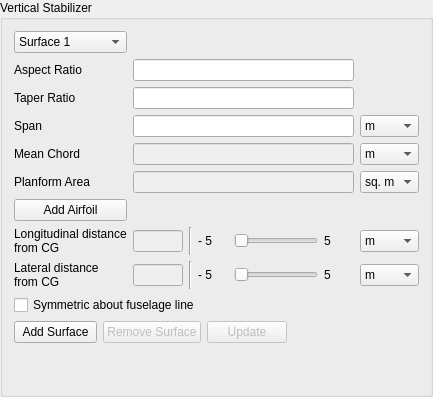
             <widget class="QGroupBox" name="groupBox_10">
              <property name="title">
               <string>Vertical Stabilizer</string>
              </property>
              <layout class="QVBoxLayout" name="verticalLayout_25">
               <item>
                <layout class="QGridLayout" name="gridLayout_16">
                 <item row="7" column="2">
                  <widget class="QComboBox" name="vert_long_dist_m_comb">
                   <item>
                    <property name="text">
                     <string>m</string>
                    </property>
                   </item>
                   <item>
                    <property name="text">
                     <string>ft</string>
                    </property>
                   </item>
                  </widget>
                 </item>
                 <item row="4" column="0">
                  <widget class="QLabel" name="label_65">
                   <property name="text">
                    <string>Mean Chord</string>
                   </property>
                  </widget>
                 </item>
                 <item row="4" column="2">
                  <widget class="QComboBox" name="vert_chord_m_comb">
                   <item>
                    <property name="text">
                     <string>m</string>
                    </property>
                   </item>
                   <item>
                    <property name="text">
                     <string>ft</string>
                    </property>
                   </item>
                  </widget>
                 </item>
                 <item row="1" column="1">
                  <widget class="QLineEdit" name="vert_aspect_ratio_inp"/>
                 </item>
                 <item row="2" column="0">
                  <widget class="QLabel" name="label_60">
                   <property name="text">
                    <string>Taper Ratio</string>
                   </property>
                  </widget>
                 </item>
                 <item row="3" column="1">
                  <widget class="QLineEdit" name="vert_span_inp"/>
                 </item>
                 <item row="2" column="1">
                  <widget class="QLineEdit" name="vert_taper_ratio_inp"/>
                 </item>
                 <item row="8" column="1">
                  <layout class="QHBoxLayout" name="horizontalLayout_22">
                   <item>
                    <widget class="QLineEdit" name="vert_lat_dist_out">
                     <property name="enabled">
                      <bool>false</bool>
                     </property>
                     <property name="maximumSize">
                      <size>
                       <width>50</width>
                       <height>16777215</height>
                      </size>
                     </property>
                    </widget>
                   </item>
                   <item>
                    <widget class="Line" name="line_7">
                     <property name="orientation">
                      <enum>Qt::Vertical</enum>
                     </property>
                    </widget>
                   </item>
                   <item>
                    <widget class="QLabel" name="vert_lat_dist_min_lab">
                     <property name="minimumSize">
                      <size>
                       <width>30</width>
                       <height>0</height>
                      </size>
                     </property>
                     <property name="text">
                      <string>- 5</string>
                     </property>
                    </widget>
                   </item>
                   <item>
                    <widget class="QSlider" name="vert_lat_dist_slider">
                     <property name="minimumSize">
                      <size>
                       <width>30</width>
                       <height>0</height>
                      </size>
                     </property>
                     <property name="orientation">
                      <enum>Qt::Horizontal</enum>
                     </property>
                    </widget>
                   </item>
                   <item>
                    <widget class="QLabel" name="vert_lat_dist_max_lab">
                     <property name="minimumSize">
                      <size>
                       <width>30</width>
                       <height>0</height>
                      </size>
                     </property>
                     <property name="text">
                      <string>5</string>
                     </property>
                    </widget>
                   </item>
                  </layout>
                 </item>
                 <item row="8" column="2">
                  <widget class="QComboBox" name="vert_lat_dist_m_comb">
                   <item>
                    <property name="text">
                     <string>m</string>
                    </property>
                   </item>
                   <item>
                    <property name="text">
                     <string>ft</string>
                    </property>
                   </item>
                  </widget>
                 </item>
                 <item row="3" column="2">
                  <widget class="QComboBox" name="vert_span_m_comb">
                   <item>
                    <property name="text">
                     <string>m</string>
                    </property>
                   </item>
                   <item>
                    <property name="text">
                     <string>ft</string>
                    </property>
                   </item>
                  </widget>
                 </item>
                 <item row="4" column="1">
                  <widget class="QLineEdit" name="vert_chord_out">
                   <property name="enabled">
                    <bool>false</bool>
                   </property>
                  </widget>
                 </item>
                 <item row="1" column="0">
                  <widget class="QLabel" name="label_59">
                   <property name="text">
                    <string>Aspect Ratio</string>
                   </property>
                  </widget>
                 </item>
                 <item row="0" column="0">
                  <widget class="QComboBox" name="vert_surface_comb">
                   <item>
                    <property name="text">
                     <string>Surface 1</string>
                    </property>
                   </item>
                  </widget>
                 </item>
                 <item row="3" column="0">
                  <widget class="QLabel" name="label_53">
                   <property name="text">
                    <string>Span</string>
                   </property>
                  </widget>
                 </item>
                 <item row="5" column="1">
                  <widget class="QLineEdit" name="vert_area_out">
                   <property name="enabled">
                    <bool>false</bool>
                   </property>
                  </widget>
                 </item>
                 <item row="7" column="1">
                  <layout class="QHBoxLayout" name="horizontalLayout_16">
                   <item>
                    <widget class="QLineEdit" name="vert_long_dist_out">
                     <property name="enabled">
                      <bool>false</bool>
                     </property>
                     <property name="maximumSize">
                      <size>
                       <width>50</width>
                       <height>16777215</height>
                      </size>
                     </property>
                    </widget>
                   </item>
                   <item>
                    <widget class="Line" name="line_5">
                     <property name="orientation">
                      <enum>Qt::Vertical</enum>
                     </property>
                    </widget>
                   </item>
                   <item>
                    <widget class="QLabel" name="vert_long_dist_min_lab">
                     <property name="minimumSize">
                      <size>
                       <width>30</width>
                       <height>0</height>
                      </size>
                     </property>
                     <property name="text">
                      <string>- 5</string>
                     </property>
                    </widget>
                   </item>
                   <item>
                    <widget class="QSlider" name="vert_long_dist_slider">
                     <property name="minimumSize">
                      <size>
                       <width>30</width>
                       <height>0</height>
                      </size>
                     </property>
                     <property name="orientation">
                      <enum>Qt::Horizontal</enum>
                     </property>
                    </widget>
                   </item>
                   <item>
                    <widget class="QLabel" name="vert_long_dist_max_lab">
                     <property name="minimumSize">
                      <size>
                       <width>30</width>
                       <height>0</height>
                      </size>
                     </property>
                     <property name="text">
                      <string>5</string>
                     </property>
                    </widget>
                   </item>
                  </layout>
                 </item>
                 <item row="7" column="0">
                  <widget class="QLabel" name="label_63">
                   <property name="text">
                    <string>Longitudinal distance
from CG</string>
                   </property>
                  </widget>
                 </item>
                 <item row="6" column="0">
                  <widget class="QPushButton" name="vert_airfoil_push">
                   <property name="text">
                    <string>Add Airfoil</string>
                   </property>
                  </widget>
                 </item>
                 <item row="5" column="2">
                  <widget class="QComboBox" name="vert_area_sqm_comb">
                   <item>
                    <property name="text">
                     <string>sq. m</string>
                    </property>
                   </item>
                   <item>
                    <property name="text">
                     <string>sq. ft</string>
                    </property>
                   </item>
                  </widget>
                 </item>
                 <item row="8" column="0">
                  <widget class="QLabel" name="label_84">
                   <property name="text">
                    <string>Lateral distance
from CG</string>
                   </property>
                  </widget>
                 </item>
                 <item row="5" column="0">
                  <widget class="QLabel" name="label_71">
                   <property name="text">
                    <string>Planform Area</string>
                   </property>
                  </widget>
                 </item>
                </layout>
               </item>
               <item>
                <widget class="QCheckBox" name="fuse_symmetry_check">
                 <property name="text">
                  <string>Symmetric about fuselage line</string>
                 </property>
                </widget>
               </item>
               <item>
                <layout class="QHBoxLayout" name="horizontalLayout_18">
                 <item>
                  <widget class="QPushButton" name="add_vert_surface_push">
                   <property name="minimumSize">
                    <size>
                     <width>83</width>
                     <height>0</height>
                    </size>
                   </property>
                   <property name="text">
                    <string>Add Surface</string>
                   </property>
                  </widget>
                 </item>
                 <item>
                  <widget class="QPushButton" name="rem_vert_surface_push">
                   <property name="enabled">
                    <bool>false</bool>
                   </property>
                   <property name="minimumSize">
                    <size>
                     <width>83</width>
                     <height>0</height>
                    </size>
                   </property>
                   <property name="text">
                    <string>Remove Surface</string>
                   </property>
                  </widget>
                 </item>
                 <item>
                  <widget class="QPushButton" name="update_vert_surface_push">
                   <property name="enabled">
                    <bool>false</bool>
                   </property>
                   <property name="minimumSize">
                    <size>
                     <width>65</width>
                     <height>0</height>
                    </size>
                   </property>
                   <property name="text">
                    <string>Update</string>
                   </property>
                  </widget>
                 </item>
                 <item>
                  <spacer name="horizontalSpacer_16">
                   <property name="orientation">
                    <enum>Qt::Horizontal</enum>
                   </property>
                   <property name="sizeHint" stdset="0">
                    <size>
                     <width>40</width>
                     <height>20</height>
                    </size>
                   </property>
                  </spacer>
                 </item>
                </layout>
               </item>
               <item>
                <spacer name="verticalSpacer_7">
                 <property name="orientation">
                  <enum>Qt::Vertical</enum>
                 </property>
                 <property name="sizeHint" stdset="0">
                  <size>
                   <width>20</width>
                   <height>40</height>
                  </size>
                 </property>
                </spacer>
               </item>
              </layout>
             </widget>
